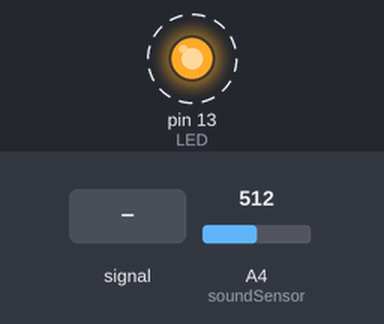
The sketch below on a simulated Arduino Uno, built with avr-gcc and run on an emulated ATmega328P. Shown: output pins drawn as LEDs (lit = HIGH). Dashed ring = blinking. Inputs (shaded band) come from the test bench; at power-on: A4 (soundSensor) = 512.

Above: at 1.25 s.
1.3 s: A4 (soundSensor) fed a 200 Hz sine of ±81 counts around its level
4.3 s: A4 (soundSensor) set to 488
At 4.3 s:
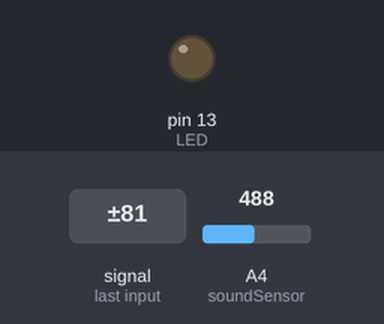
5.8 s: A4 (soundSensor) set to 510
At 6.05 s:
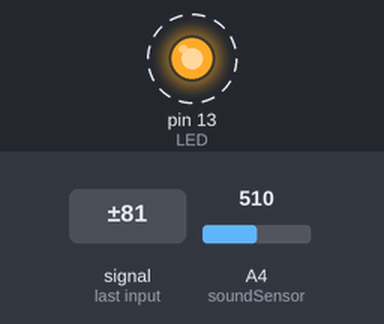
8.8 s: A4 (soundSensor) set to 490
10.3 s: A4 (soundSensor) set to 511
At 10.56 s:
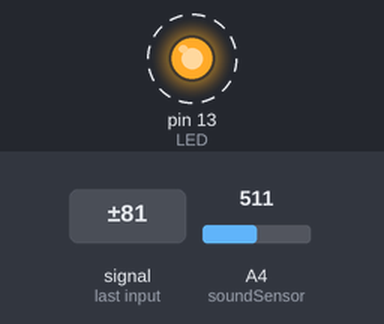
Timing chart, 0 to 14.3 s (numbered marks = the images above; inputs shaded):
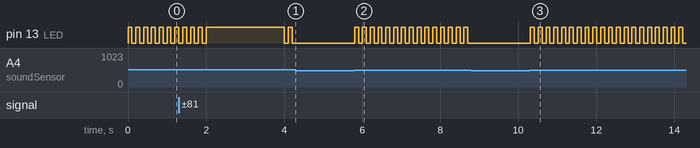

The sketch:

Sound_Sensor.ino
```cpp
int soundSensor = 4;   //Pin 4 for Sound Sensor
int LED = 13;           //Pin 13 for LED
int statusSensor = 0;
bool switchLED = false;

void setup()
{
  pinMode (LED, OUTPUT);
}

void loop()
{
  statusSensor = analogRead (soundSensor);

  if(statusSensor > 500)
  {
    switchLED = !switchLED;
  }

  if (switchLED)
  {
    digitalWrite(LED, HIGH);
  }
  else
  {
    digitalWrite(LED, LOW);
  }
  delay(100);
}
```

Measured:
- the behaviour switches between 501 and 500 on A4 (soundSensor) (found by bisection; images 0 and 1)
- after the input at 4.3 s, pin 13 (LED): stops changing and stays LOW
- after the input at 5.8 s, pin 13 (LED): alternates HIGH for 0.10 s and LOW for 0.10 s, starting at once
- after the input at 8.8 s, pin 13 (LED): stops changing and stays LOW
- after the input at 10.3 s, pin 13 (LED): alternates HIGH for 0.10 s and LOW for 0.10 s, starting at once
